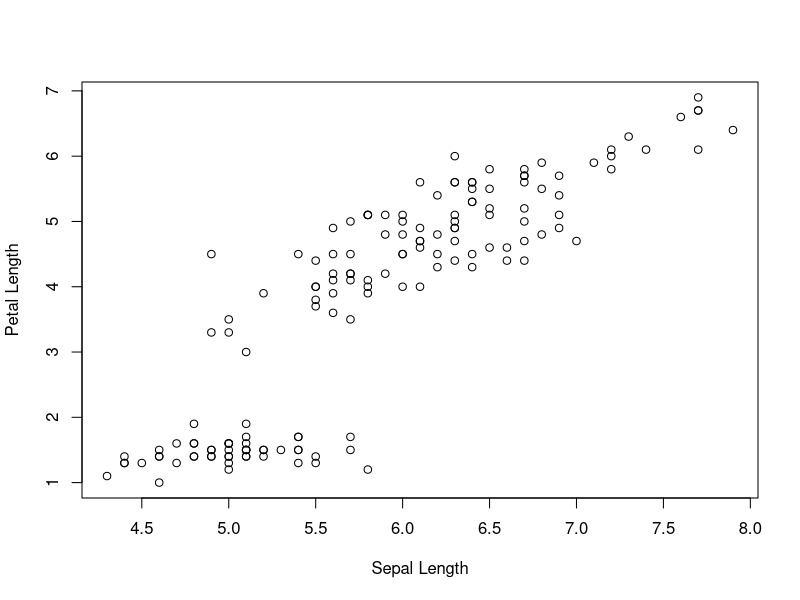
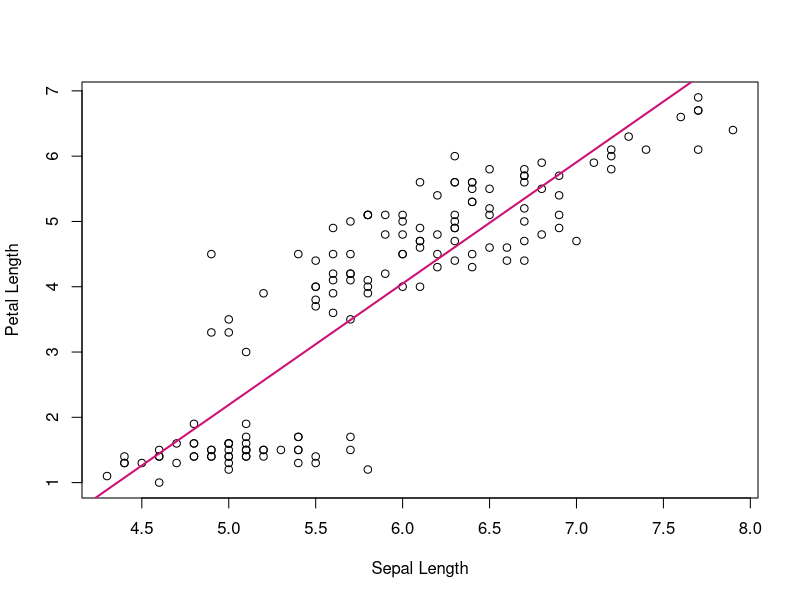
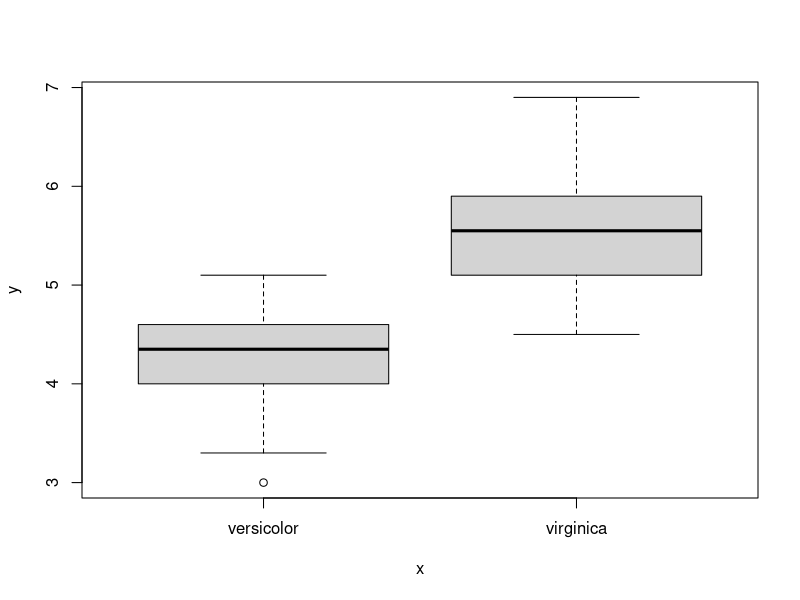
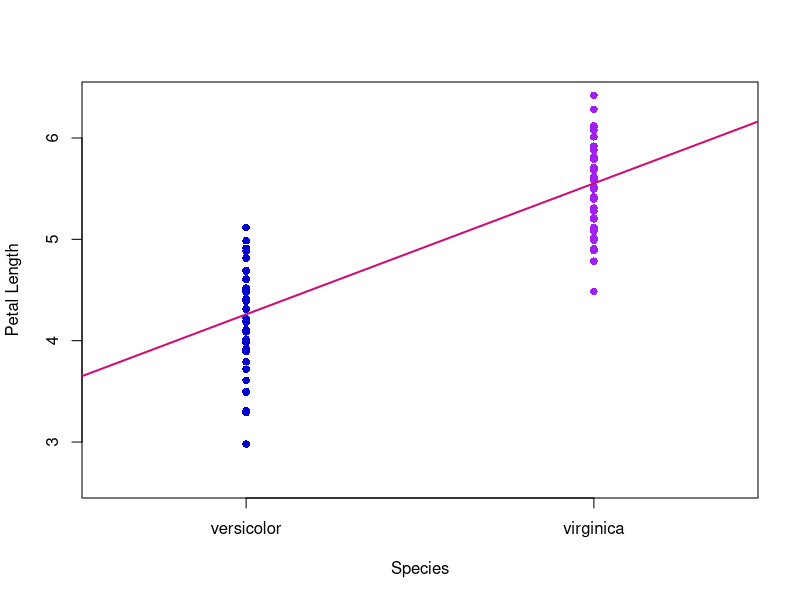
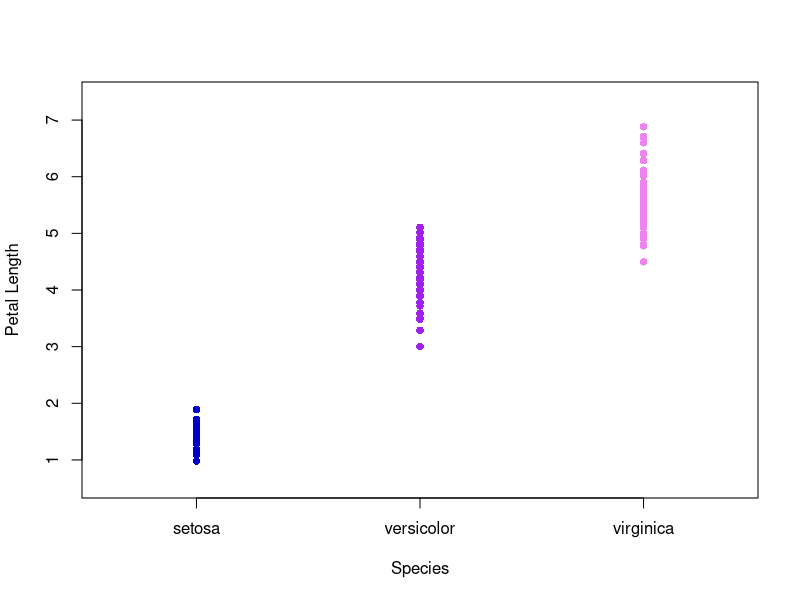

R code for these plots, in order:
### Lecture 19: Linear Regression (Part II1)

plot(iris$Sepal.Length,iris$Petal.Length,
     xlab = "Sepal Length", ylab = "Petal Length")
plot(iris$Sepal.Length, iris$Petal.Length,
     xlab = "Sepal Length", ylab = "Petal Length")
mod1 <- lm(Petal.Length ~ Sepal.Length, data = iris)
summary(mod1)
abline(mod1, col = "deeppink3", lwd =2)

## Two independent variables:
mod2 <- lm(Petal.Length ~ Sepal.Length + Sepal.Width, data = iris)
summary(mod2)

## Categorical variables
# Let's just look at two species in the iris data
no_setosa <- iris[iris$Species !="setosa",]
no_setosa$Species <- droplevels(no_setosa$Species) 

plot(no_setosa$Species, no_setosa$Petal.Length)
plot.default(jitter(no_setosa$Petal.Length) ~ no_setosa$Species,
             xlab =  "Species",
             ylab = "Petal Length",
             pch = 16,
             xaxt = "n",
             xlim = range(as.integer(unique(no_setosa$Species))) + c(-0.4, 0.4),
             ylim = range(as.integer(unique(no_setosa$Petal.Length)))+ c(-0.4, 0.4),
             col = colors <-c("blue3", "purple")[no_setosa$Species])
axis(1, at = seq_along(levels(no_setosa$Species)), labels = levels(no_setosa$Species))


mod3 <- lm(Petal.Length ~ Species, data = no_setosa)
summary(mod3)

# Draw intercept at the versicolor category:
abline(a = coef(mod3)[1]-coef(mod3)[2], # to plot the intercept at the mean of the versicolor category 
       b = coef(mod3)[2], # the slope
       col = "deeppink3",
       lwd =2)

# The same as a t-test!
virginica.pl <- iris$Petal.Length[iris$Species == "virginica"]
versicolor.pl <- iris$Petal.Length[iris$Species == "versicolor"]
t.test(virginica.pl, versicolor.pl)

# The same! (lm vs aov)
mod4a <- lm(Petal.Length ~ Species, data = iris)
summary(mod4a)

mod4b <- aov(Petal.Length ~ Species, data = iris)
summary(mod4b)

plot.default(jitter(iris$Petal.Length) ~ iris$Species,
             xlab =  "Species",
             ylab = "Petal Length",
             pch = 16,
             xaxt = "n",
             xlim = range(as.integer(unique(iris$Species))) + c(-0.4, 0.4),
             ylim = range(as.integer(unique(iris$Petal.Length)))+ c(-0.4, 1.4),
             col = colors <-c("blue3", "purple", "violet")[iris$Species])
axis(1, at = seq_along(levels(iris$Species)), labels = levels(iris$Species))

# With interaction effect
mod5 <- lm(Petal.Length ~ Sepal.Length * Sepal.Width, data = iris)
summary(mod5)



